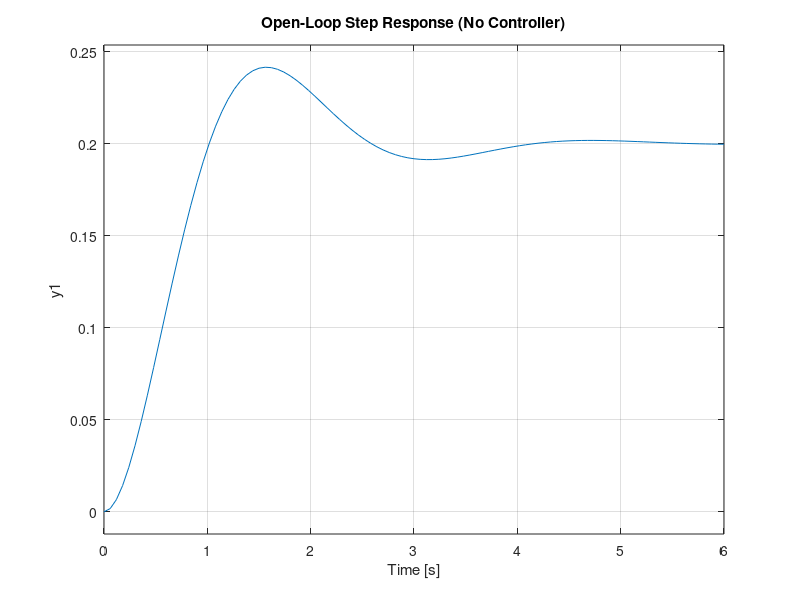
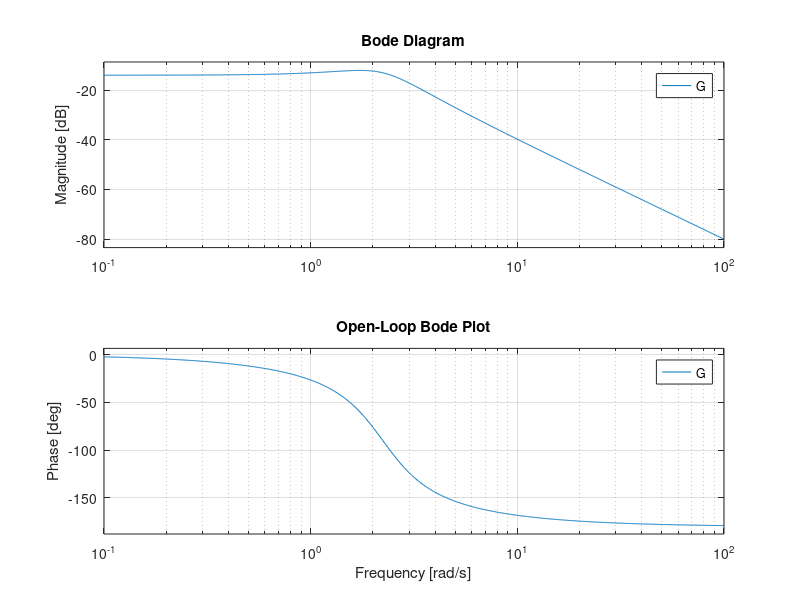

Here is the MATLAB script that generated these plots, in order:
% ================================================
% HoverGuard — Phase 1: Plant Analysis
% G(s) = 1 / (s^2 + 2s + 5)
% ================================================

num = [1];
den = [1 2 5];
G = tf(num, den);

% Natural frequency and damping ratio
wn = sqrt(5);          % ~2.24 rad/s
zeta = 1/sqrt(5);      % ~0.447 — underdamped, will oscillate

fprintf('Natural frequency wn = %.4f rad/s\n', wn);
fprintf('Damping ratio zeta = %.4f\n', zeta);
fprintf('System is underdamped: expect oscillation without control\n\n');

% Open-loop step response
figure('Name','Open Loop Step Response');
step(G);
title('Open-Loop Step Response (No Controller)');
grid on;

% Poles of open-loop system
fprintf('Open-loop poles:\n');
disp(pole(G));

% Bode plot
figure('Name','Bode Plot');
bode(G);
title('Open-Loop Bode Plot');
grid on;
